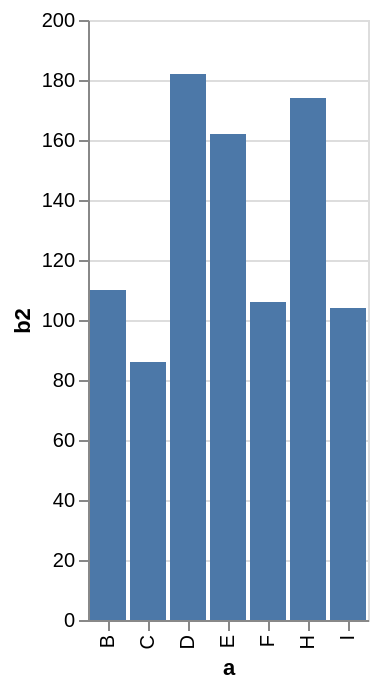

This figure's Vega-Lite source:
### Vega specification from a JSON file in a GitHub repository (floating-point values rounded to 4 significant figures)
{"$schema": "https://vega.github.io/schema/vega/v5.json", "description": "A simple bar chart with embedded data that uses a filter and calculate.", "background": "white", "padding": 5, "height": 300, "style": "cell", "data": [{"name": "source_0", "values": [{"a": "A", "b": 28}, {"a": "B", "b": 55}, {"a": "C", "b": 43}, {"a": "G", "b": 19}, {"a": "H", "b": 87}, {"a": "I", "b": 52}, {"a": "D", "b": 91}, {"a": "E", "b": 81}, {"a": "F", "b": 53}]}, {"name": "data_0", "source": "source_0", "transform": [{"type": "formula", "expr": "2*datum.b", "as": "b2"}, {"type": "filter", "expr": "datum.b2 > 60"}, {"type": "stack", "groupby": ["a"], "field": "b2", "sort": {"field": [], "order": []}, "as": ["b2_start", "b2_end"], "offset": "zero"}, {"type": "filter", "expr": "isValid(datum[\"b2\"]) && isFinite(+datum[\"b2\"])"}]}], "signals": [{"name": "x_step", "value": 20}, {"name": "width", "update": "bandspace(domain('x').length, 0.1, 0.05) * x_step"}], "marks": [{"name": "marks", "type": "rect", "style": ["bar"], "from": {"data": "data_0"}, "encode": {"update": {"fill": {"value": "#4c78a8"}, "ariaRoleDescription": {"value": "bar"}, "description": {"signal": "\"a: \" + (isValid(datum[\"a\"]) ? datum[\"a\"] : \"\"+datum[\"a\"]) + \"; b2: \" + (format(datum[\"b2\"], \"\"))"}, "x": {"scale": "x", "field": "a"}, "width": {"signal": "max(0.25, bandwidth('x'))"}, "y": {"scale": "y", "field": "b2_end"}, "y2": {"scale": "y", "field": "b2_start"}}}}], "scales": [{"name": "x", "type": "band", "domain": {"data": "data_0", "field": "a", "sort": true}, "range": {"step": {"signal": "x_step"}}, "paddingInner": 0.1, "paddingOuter": 0.05}, {"name": "y", "type": "linear", "domain": {"data": "data_0", "fields": ["b2_start", "b2_end"]}, "range": [{"signal": "height"}, 0], "nice": true, "zero": true}], "axes": [{"scale": "y", "orient": "left", "gridScale": "x", "grid": true, "tickCount": {"signal": "ceil(height/40)"}, "domain": false, "labels": false, "aria": false, "maxExtent": 0, "minExtent": 0, "ticks": false, "zindex": 0}, {"scale": "x", "orient": "bottom", "grid": false, "title": "a", "labelAlign": "right", "labelAngle": 270, "labelBaseline": "middle", "zindex": 0}, {"scale": "y", "orient": "left", "grid": false, "title": "b2", "labelOverlap": true, "tickCount": {"signal": "ceil(height/40)"}, "zindex": 0}]}
